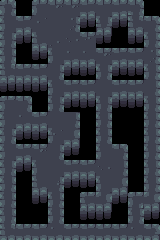

Tiled map render using the project's own tile images. Description and the map definition, with tile-layer contents summarised, below:
An orthogonal 10x15 tile map with 16x16 px tiles, 4 tile layers (Tile Layer 1, Tile Layer 2, Tile Layer 3, Tile Layer 4), 3 tilesets.

<map version="1.0" orientation="orthogonal" renderorder="right-down" width="10" height="15" tilewidth="16" tileheight="16" nextobjectid="1">
 <tileset firstgid="1" name="dungeon_tiles_compact_and_varied20x20" tilewidth="16" tileheight="16">
  <image source="dungeon_tiles_compact_and_varied20x20.png" width="336" height="104" />
 </tileset>
 <tileset firstgid="127" name="ring" tilewidth="16" tileheight="16">
  <image source="ring.png" width="16" height="16" />
 </tileset>
 <tileset firstgid="128" name="key" tilewidth="16" tileheight="16">
  <image source="key.png" width="16" height="16" />
 </tileset>
 <layer name="Tile Layer 1" width="10" height="15">
  <data>[150 cells, 129 non-empty, 31 distinct tile ids]</data>
 </layer>
 <layer name="Tile Layer 2" width="10" height="15">
  <data>[150 cells, 0 non-empty, 0 distinct tile ids]</data>
 </layer>
 <layer name="Tile Layer 3" width="10" height="15">
  <data>[150 cells, 0 non-empty, 0 distinct tile ids]</data>
 </layer>
 <layer name="Tile Layer 4" width="10" height="15">
  <data>[150 cells, 0 non-empty, 0 distinct tile ids]</data>
 </layer>
</map>
